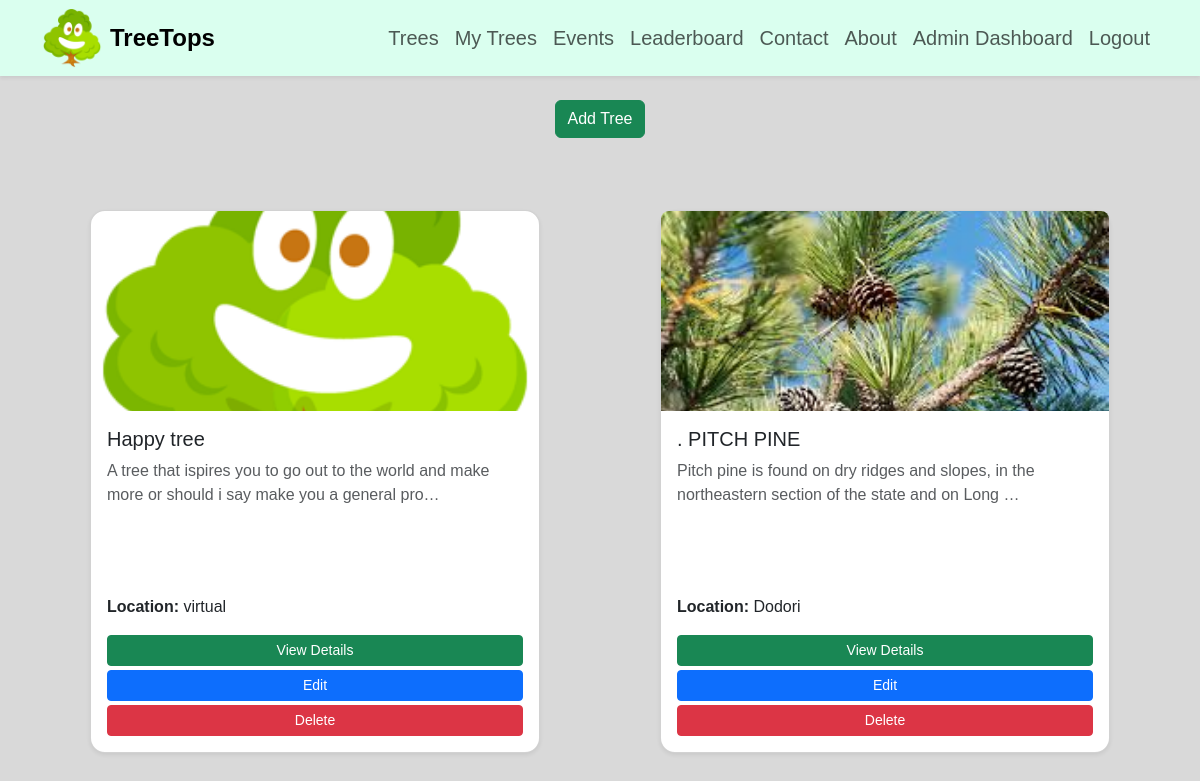
Screenshot of /my-trees (signed in) with the database file from the repository.
### trees/models.py (models this page shows, shortened)
class Tree(models.Model):
    name = models.CharField(max_length=200)
    description = models.TextField()
    image = models.ImageField(upload_to='trees/', default='images/logo.png')
    location = models.CharField(max_length=200)
    price = models.DecimalField(max_digits=10, decimal_places=2, null=True, blank=True)
    owner = models.ForeignKey(User, on_delete=models.CASCADE)
    date_added = models.DateTimeField(auto_now_add=True)

### trees/views.py (the view)
# urls.py: path('my-trees', views.my_trees, name='my_trees'),
@login_required
def my_trees(request):
    user_trees = Tree.objects.filter(owner=request.user)
    context = {'my_tree': user_trees}
    return render(request, 'tree_app/my_trees.html', context )

### trees/templates/tree_app/my_trees.html (shortened to what this page needs)
{% extends 'home_without_footer.html' %}
{% block content %}
<div class="row">
          <div class="text-center mb-4">
        <a href="{% url 'add_tree' %}" class="btn btn-success">
            Add Tree
        </a>
    </div>
    {% for tree in my_tree %}
    <div class="col-md-6">
        <div class="card custom-card h-100 d-flex flex-column shadow-sm mb-4 m-5">
            {% if tree.image %}
            <img src="{{ tree.image.url }}" class="card-img-top img-fluid" style="height: 200px; border-radius: 8px 8px 0 0; width:100%; object-fit: cover;">
            {% endif %}
            <div class="card-body d-flex flex-column">
                <h5 class="card-title">{{ tree.name }}</h5>
                <p class="card-text text-muted flex-grow-1">
                    {{ tree.description|truncatechars:100 }}
                </p>
                <p><strong>Location:</strong> {{ tree.location }}</p>
                <div class="mt-auto">
                    <a href="{% url 'tree_detail' tree.id %}" class="btn btn-success btn-sm mb-1 w-100">View Details</a>
                    <a href="{% url 'edit_tree' tree.id %}" class="btn btn-primary btn-sm mb-1 w-100">Edit</a>
                    <a href="{% url 'delete_tree' tree.id %}"
                       class="btn btn-danger btn-sm w-100"
                       onclick="return confirm('Are you sure you want to delete this tree?');">
                        Delete
                    </a>
                </div>
            </div>
        </div>
    </div>
    {% endfor %}
</div>
{% endblock %}

### static/css/style.css (style rules this page uses)
body { font-family: 'Arial', sans-serif; background-color: #d9d9d9; color: #333; }
:root { --gen:DAFFEF }
a { text-decoration: none; }
.card.custom-card { border-radius: 15px; box-shadow: 0 4px 12px rgba(0,0,0,0.1); transition: transform 0.2s ease, box-shadow 0.2s ease; }
html { scroll-behavior: smooth; }

### rows the page displays
Tree: image (picture), name "Happy tree", description "A tree that ispires you to go out to the world and make more or should i say make you a general pro…", location "virtual"
Tree: image (picture), name ". PITCH PINE", description "Pitch pine is found on dry ridges and slopes, in the northeastern section of the state and on Long …", location "Dodori"
